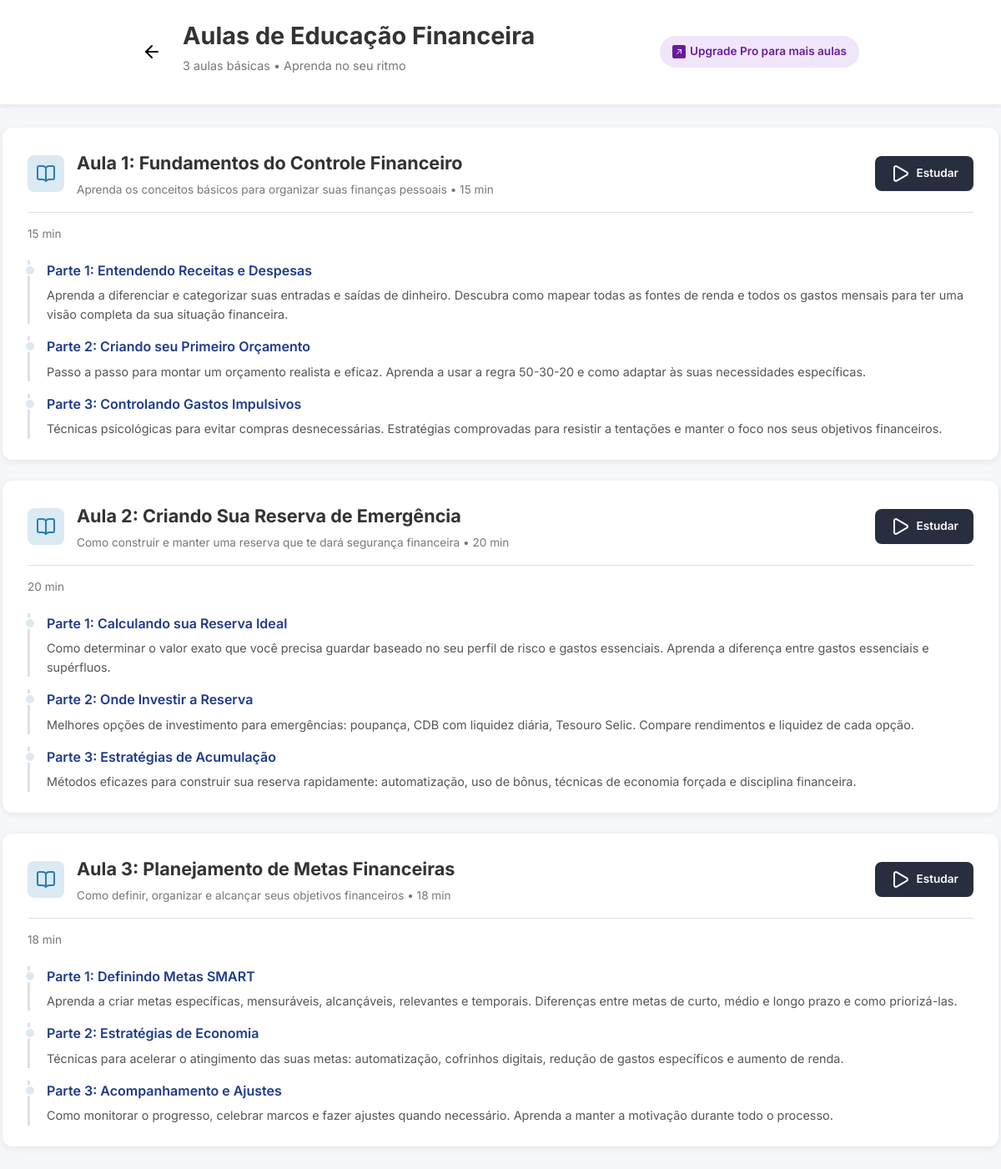
Screenshot of /educacao/aulas/ with the database file from the repository.
### financas/models.py (models this page shows, shortened)
class Aula(models.Model):
    titulo = models.CharField(max_length=200)
    descricao = models.TextField()
    duracao_minutos = models.IntegerField(default=0)
    pdf_url = models.URLField(blank=True, null=True) # Para o link do PDF

class ParteAula(models.Model):
    aula = models.ForeignKey(Aula, related_name='partes', on_delete=models.CASCADE)
    titulo = models.CharField(max_length=200)
    descricao = models.TextField()

### financas/views.py (the view)
# urls.py: path('aulas/', views.pagina_aulas, name='aulas'),
def pagina_aulas(request):
    aulas = Aula.objects.all()
    contexto = {
        'aulas': aulas
    }
    return render(request, 'financas/aulas.html', contexto)

### financas/templates/financas/aulas.html (shortened to what this page needs)
{% load static %}
<!DOCTYPE html>
<html lang="pt-br">
<head>
    <link rel="stylesheet" href="{% static 'css/style.css' %}">
</head>
<body>
    <div class="page-header">
        <div class="left-section">
            <a href="{% url 'financas:educacao' %}" class="back-button">
                <i data-lucide="arrow-left" class="w-10 h-10"></i>
            </a>
            <div>
                <h1>Aulas de Educação Financeira</h1>
                <p class="subtitle">{{ aulas.count }} aulas básicas • Aprenda no seu ritmo</p>
            </div>
        </div>
        <a href="#" class="upgrade-button">
            Upgrade Pro para mais aulas
        </a>
    </div>
    <div class="container">
        {% for aula in aulas %}
        <div class="aula-card">
            <div class="aula-card-header">
                <div class="aula-card-title-section">
                    <div class="aula-icon" id="icon-{{ aula.id }}">
                        <i data-lucide="book-open" class="w-5 h-5" id="book-icon-{{ aula.id }}"></i>
                    </div>
                    <div class="aula-info">
                        <h2>{{ aula.titulo }}</h2>
                        <p>{{ aula.descricao }}</p>
                    </div>
                </div>
                <div class="aula-buttons">
                    <a href="#" class="aula-button study-button" id="study-{{ aula.id }}">
                        <i data-lucide="play" class="w-5 h-5"></i>
                        Estudar
                    </a>
                </div>
            </div>
            <p class="aula-duration">{{ aula.duracao_minutos }} min</p>
            <div class="partes-container">
                {% for parte in aula.partes.all %}
                <div class="parte-aula">
                    <h3>Parte {{ forloop.counter }}: {{ parte.titulo }}</h3>
                    <p>{{ parte.descricao }}</p>
                </div>
                {% endfor %}
            </div>
        </div>
        {% endfor %}
    </div>
</body>
</html>

### financas/static/css/style.css (style rules this page uses)
body { background-color: #f5f7fa; font-family: 'Inter', sans-serif; margin: 0; padding: 0; color: #333; line-height: 1.6; }
.container { max-width: 1400px; margin: 0 auto; padding: 3px; }
.page-header { display: flex; align-items: center; justify-content: space-between; padding: 20px 170px; background-color: #ffffff; border-radius: 0; box-shadow: 0 2px 8px rgba(0, 0, 0, 0.08); margin-bottom: 25px; }
.page-header .left-section { display: flex; align-items: center; }
.page-header .back-button { text-decoration: none; color: #000000; font-weight: 600; margin-right: 20px; display: flex; align-items: center; }
.page-header .back-button svg { margin-right: 5px; }
.page-header h1 { font-size: 1.8rem; color: #333; margin: 0; }
.page-header .subtitle { font-size: 0.9rem; color: #777; margin-top: 1px; }
.page-header .upgrade-button { background-color: #f0e6fa; color: #6a1b9a; padding: 8px 15px; border-radius: 20px; text-decoration: none; font-size: 0.85rem; font-weight: 600; display: flex; align-items: center; transition: background-color 0.3s ease; }
.page-header .upgrade-button svg { margin-right: 5px; }
.aula-card { background-color: #ffffff; border-radius: 12px; box-shadow: 0 2px 8px rgba(0, 0, 0, 0.08); padding: 25px 30px; margin-bottom: 25px; }
.aula-card-header { display: flex; justify-content: space-between; align-items: center; border-bottom: 1px solid #e0e0e0; padding-bottom: 15px; margin-bottom: 15px; }
.aula-card-title-section { display: flex; align-items: center; }
.aula-icon { background-color: #dbe9f2; border-radius: 8px; padding: 10px; margin-right: 15px; display: flex; align-items: center; justify-content: center; }
.aula-icon svg { width: 24px; height: 24px; color: #267eb5; }
.aula-info h2 { font-size: 1.35rem; color: #333; margin: 0 0 5px 0; }
.aula-info p { font-size: 0.85rem; color: #777; margin: 0; }
.aula-duration { font-size: 0.85rem; color: #777; margin-top: 5px; margin-left: 0; }
.aula-buttons { display: flex; gap: 10px; }
.aula-button { padding: 9px 18px; border-radius: 8px; text-decoration: none; font-weight: 600; font-size: 0.85rem; display: flex; align-items: center; transition: background-color 0.3s ease, border-color 0.3s ease; }
.aula-button.study-button { background-color: #272e3f !important; color: #ffffff !important; border: none !important; }
.aula-button svg { margin-right: 7px; }
.partes-container { margin-top: 20px; }
.parte-aula { border-left: 3px solid #e0e0e0; padding-left: 20px; margin-top: 15px; position: relative; }
.parte-aula h3 { font-size: 1rem; color: #1e3a8a; margin: 0 0 5px 0; font-weight: 600; }
.parte-aula p { font-size: 0.9rem; color: #555; margin: 0; }
.parte-aula::before { content: ''; position: absolute; left: -7px; top: 5px; width: 10px; height: 10px; background-color: #dbe9f2; border-radius: 50%; border: 2px solid #ffffff; }
.aula-card .partes-container .parte-aula:first-child h3 { margin-top: 0; }

### rows the page displays
Aula: titulo "Aula 1: Fundamentos do Controle Financeiro", descricao "Aprenda os conceitos básicos para organizar suas finanças pessoais • 15 min", duracao_minutos "15"
ParteAula: titulo "Entendendo Receitas e Despesas", descricao "Aprenda a diferenciar e categorizar suas entradas e saídas de dinheiro. Descubra como mapear todas as fontes de renda e todos os gastos mensais para ter uma visão completa da sua situação financeira."
ParteAula: titulo "Criando seu Primeiro Orçamento", descricao "Passo a passo para montar um orçamento realista e eficaz. Aprenda a usar a regra 50-30-20 e como adaptar às suas necessidades específicas."
ParteAula: titulo "Controlando Gastos Impulsivos", descricao "Técnicas psicológicas para evitar compras desnecessárias. Estratégias comprovadas para resistir a tentações e manter o foco nos seus objetivos financeiros."
Aula: titulo "Aula 2: Criando Sua Reserva de Emergência", descricao "Como construir e manter uma reserva que te dará segurança financeira • 20 min", duracao_minutos "20"
ParteAula: titulo "Calculando sua Reserva Ideal", descricao "Como determinar o valor exato que você precisa guardar baseado no seu perfil de risco e gastos essenciais. Aprenda a diferença entre gastos essenciais e supérfluos."
ParteAula: titulo "Onde Investir a Reserva", descricao "Melhores opções de investimento para emergências: poupança, CDB com liquidez diária, Tesouro Selic. Compare rendimentos e liquidez de cada opção."
ParteAula: titulo "Estratégias de Acumulação", descricao "Métodos eficazes para construir sua reserva rapidamente: automatização, uso de bônus, técnicas de economia forçada e disciplina financeira."
Aula: titulo "Aula 3: Planejamento de Metas Financeiras", descricao "Como definir, organizar e alcançar seus objetivos financeiros • 18 min", duracao_minutos "18"
ParteAula: titulo "Definindo Metas SMART", descricao "Aprenda a criar metas específicas, mensuráveis, alcançáveis, relevantes e temporais. Diferenças entre metas de curto, médio e longo prazo e como priorizá-las."
ParteAula: titulo "Estratégias de Economia", descricao "Técnicas para acelerar o atingimento das suas metas: automatização, cofrinhos digitais, redução de gastos específicos e aumento de renda."
ParteAula: titulo "Acompanhamento e Ajustes", descricao "Como monitorar o progresso, celebrar marcos e fazer ajustes quando necessário. Aprenda a manter a motivação durante todo o processo."

### other values shown
{{ aulas.count }} "3"
